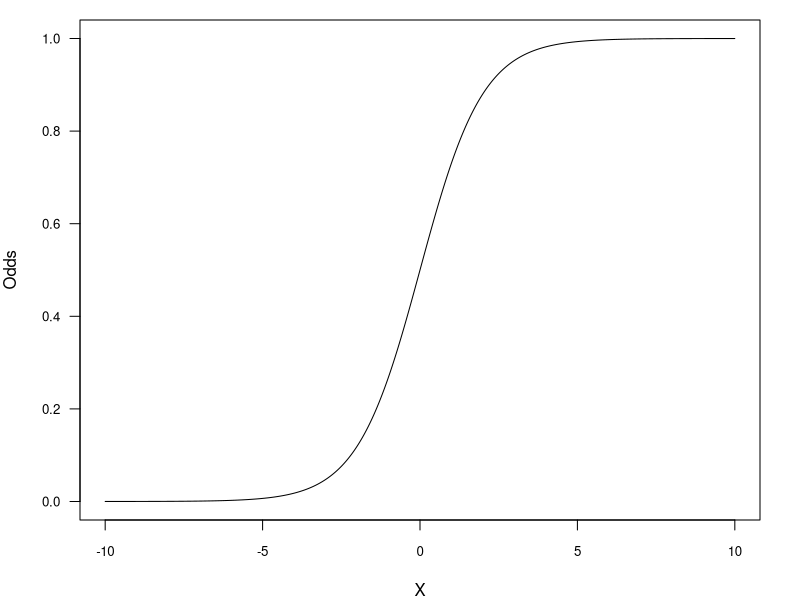
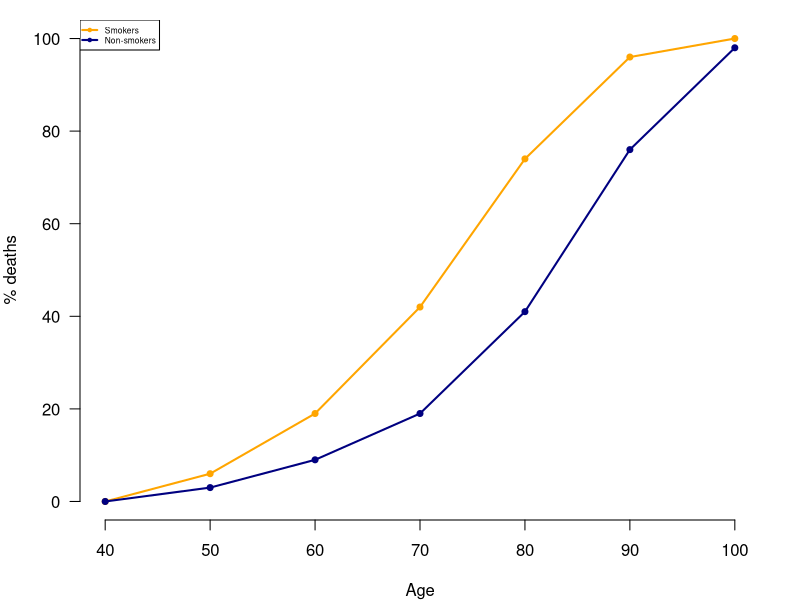
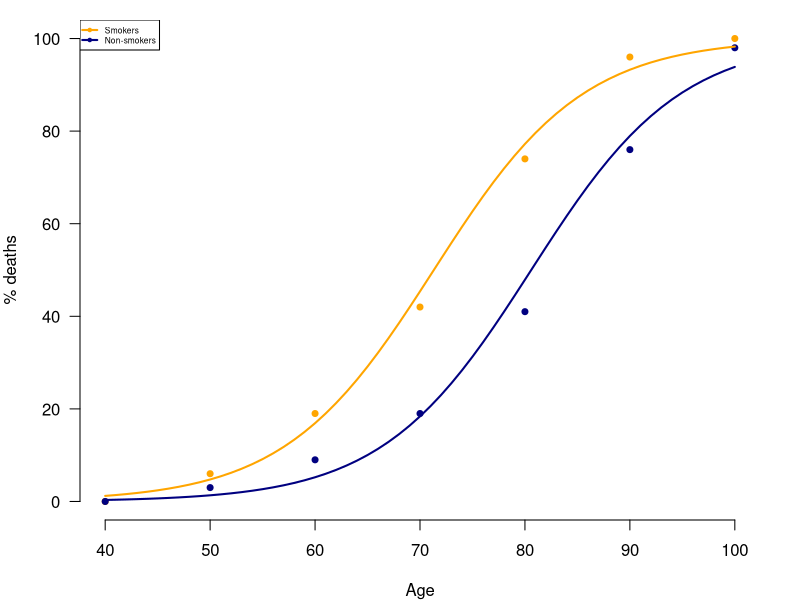
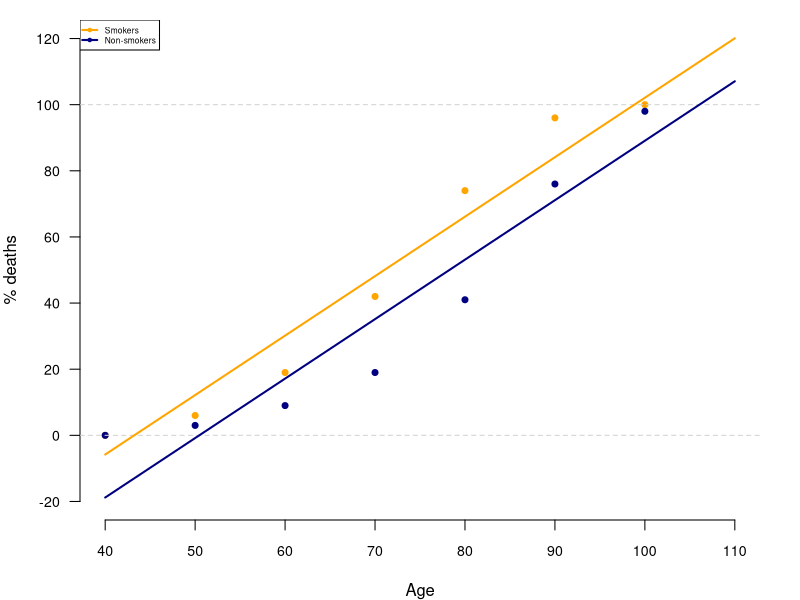
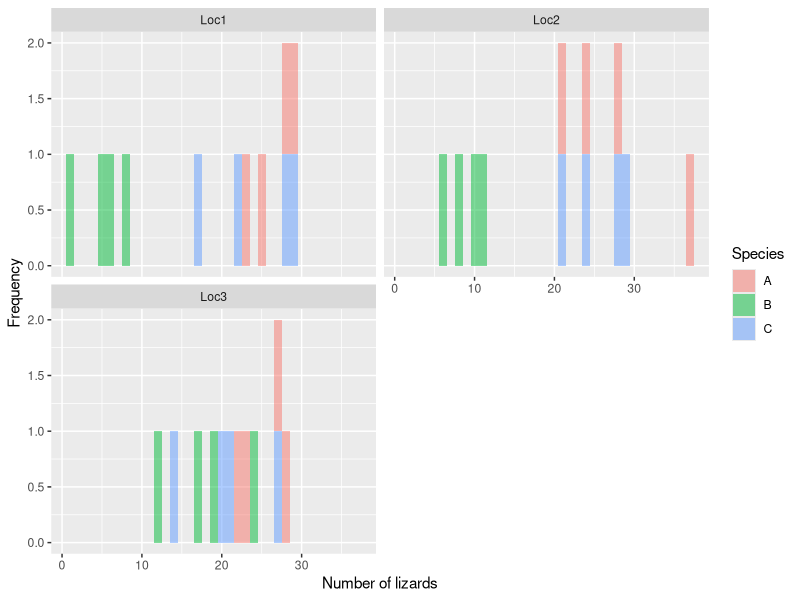

R code for these plots, in order:
## ---- chunk 1
library(tufte)
library(xtable)
knitr::opts_chunk$set(echo = TRUE)
knitr::opts_knit$set(global.par = TRUE)

# See https://stackoverflow.com/questions/25646333/code-chunk-font-size-in-rmarkdown-with-knitr-and-latex
def.chunk.hook  <- knitr::knit_hooks$get("chunk")
knitr::knit_hooks$set(chunk = function(x, options) 
{
  x <- def.chunk.hook(x, options)
  ifelse(options$size != "normalsize", paste0("\\", options$size,"\n\n", x, "\n\n\\normalsize"), x)
})

# See https://stackoverflow.com/questions/23349525/how-to-set-knitr-chunk-output-width-on-a-per-chunk-basis
knitr::knit_hooks$set(width=local({
  .width <- 0
  function(before, options, envir) {
    if (before) .width <<- options(width=options$width)
    else options(.width)
  }
}))

## ---- chunk 2
x <- seq(-10, 10, 0.01)
y <- exp(x)/(1+exp(x))

par(mar = c(4, 4, 1, 2))
plot(x, y, t = "l", pch = 20, xlab = "X", ylab = "Odds", 
     las = 1, cex.axis = 0.8)
## ---- chunk 3
babyfood <- read.csv("babyfood.csv")
babyfood
# We reorder the food factor to have Breast as the reference group
babyfood$food <- factor(babyfood$food, levels = c("Breast", "Bottle", "Mix"))
## ---- chunk 4
model <- glm(cbind(disease, nondisease) ~ sex + food, family = binomial(link = logit), 
             data = babyfood)
## ---- chunk 5
summary(model)
## ---- chunk 6
exp(-0.3126)
## ---- chunk 7
exp(confint(model))
## ---- chunk 8
drop1(model)
## ---- chunk 9
smoking <- read.csv("smoking.csv")
head(smoking)
## ---- chunk 10
plot(Dead ~ Age, pch = 20, smoking, las = 1, bty = "n", t = "o",
     ylab = "% deaths", subset = smoking$Smoker == "Y", col = "orange", lwd = 2)
lines(Dead ~ Age, pch = 20, t = "o", smoking, subset = smoking$Smoker == "N", 
      col = "navy", lwd = 2)
legend("topleft", legend = c("Smokers", "Non-smokers"), lwd = 2, cex = 0.5, 
       col = c("orange", "navy"), pch = 20)

## ---- chunk 11
smoking$AgeAdj <- smoking$Age - 40

model.2 <- glm(cbind(Dead, Alive) ~ AgeAdj + Smoker, 
               family = binomial(link="logit"), data = smoking)
## ---- chunk 12
summary(model.2)
## ---- chunk 13
exp(-5.709451)
## ---- chunk 14
exp(1.305192)
## ---- chunk 15
pred.age <- 40:100

smokers <- list(AgeAdj = pred.age - 40,
                Smoker = rep("Y", length(pred.age)))

nonsmokers <- list(AgeAdj = pred.age - 40,
                   Smoker = rep("N", length(pred.age)))
## ---- chunk 16
pr.smokers <- predict(model.2, type = "response", 
                      newdata = smokers) * 100
pr.nonsmoker <- predict(model.2, type = "response", 
                      newdata = nonsmokers) * 100
## ---- chunk 17
plot(Dead ~ Age, pch = 20, smoking, las = 1, bty = "n",
     ylab = "% deaths", subset = smoking$Smoker == "Y", col = "orange", lwd = 2)
points(Dead ~ Age, pch = 20, smoking, subset = smoking$Smoker == "N", 
      col = "navy", lwd = 2)
legend("topleft", legend = c("Smokers", "Non-smokers"), lwd = 2, cex = 0.5, 
       col = c("orange", "navy"), pch = 20)


lines(pred.age, pr.smokers, col = "orange", lwd = 2)
lines(pred.age, pr.nonsmoker, col = "navy", lwd = 2)
## ---- chunk 18
# Proportion of dead subjects
smoking$PercDead <- smoking$Dead/(smoking$Dead+smoking$Alive)
model.lm <- lm(PercDead ~ AgeAdj + Smoker, data = smoking)
## ---- chunk 19
summary(model.lm)
## ---- chunk 20
plot(Dead ~ Age, pch = 20, smoking, las = 1, bty = "n", 
     xlim = c(40, 110), ylim = c(-20, 120), cex.axis = 0.85,
     ylab = "% deaths", subset = smoking$Smoker == "Y", col = "orange", lwd = 2)
points(Dead ~ Age, pch = 20, smoking, subset = smoking$Smoker == "N", 
      col = "navy", lwd = 2)
legend("topleft", legend = c("Smokers", "Non-smokers"), lwd = 2, cex = 0.5, 
       col = c("orange", "navy"), pch = 20)
abline(h = c(0, 100), lty = "dashed", col = "lightgray")
age <- 0:70
lines(age+40, predict(model.lm, list("AgeAdj" = 0:70, 
                              "Smoker" = rep("Y", 71))) * 100, col = "orange", lwd = 2)
lines(age+40, predict(model.lm, list("AgeAdj" = 0:70, 
                              "Smoker" = rep("N", 71))) * 100, col = "navy", lwd = 2)
## ---- chunk 21
# From the logistic regression
predict(model.2, list("AgeAdj" = 80, "Smoker" = "Y"), type = "response")
# From the linear regression
predict(model.lm, list("AgeAdj" = 80, "Smoker" = "Y"))

## ---- chunk 22
lizards <- read.csv("lizards.csv")
summary(lizards)
head(lizards)
## ---- chunk 23
library(ggplot2)

ggplot(lizards, aes(Count, fill = Species)) +
  geom_histogram(alpha = 0.5, binwidth = 1) +
  xlab("Number of lizards") +
  ylab("Frequency") + 
  facet_wrap(~Location, nrow = 2)
## ---- chunk 24
model.3 <- glm(Count ~ Species * Location, data = lizards, family = poisson(link = log))
## ---- chunk 25
summary(model.3)
## ---- chunk 26
mean(lizards$Count[lizards$Location == "Loc1" & lizards$Species == "A"])
## ---- chunk 27
exp(3.26767) # exp(beta1)
## ---- chunk 28
exp(confint(model.3))
## ---- chunk 29
library(emmeans)
marginals <- emmeans(model.3, ~ Species * Location)
pairs(marginals, by = "Species", type = "response")
